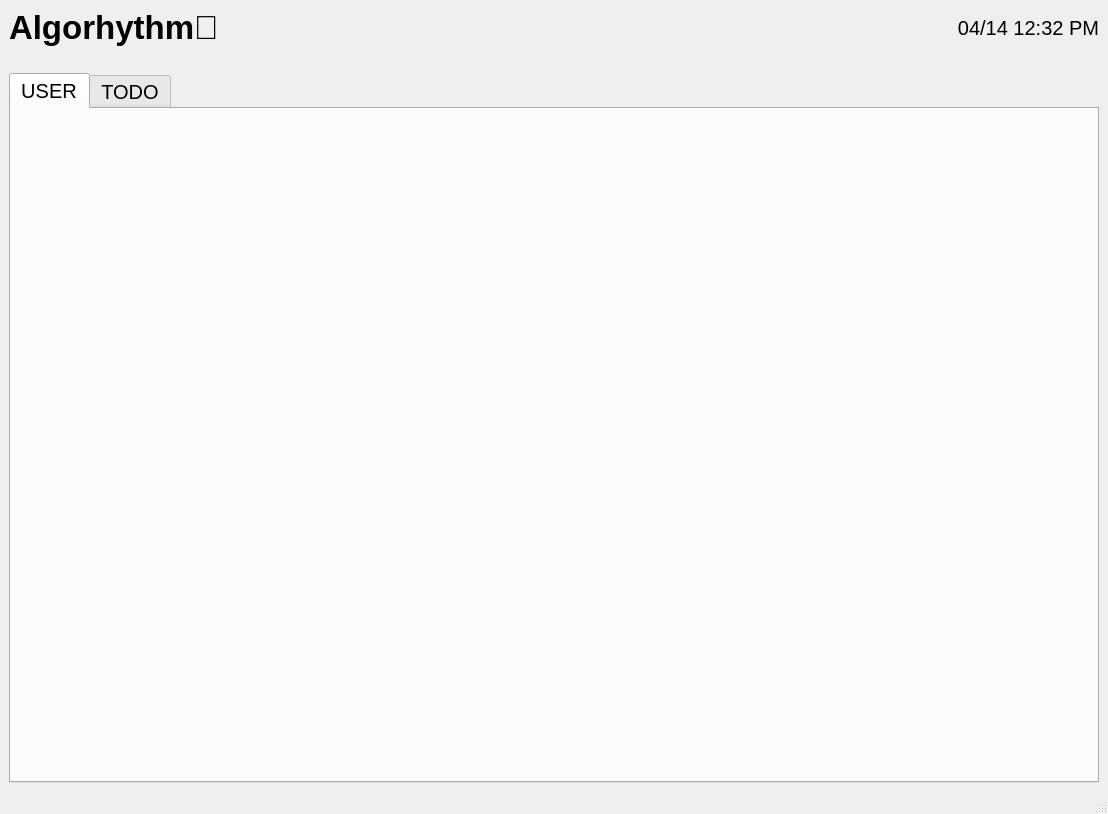
<?xml version="1.0" encoding="UTF-8"?>
<ui version="4.0">
 <class>Algorhythm</class>
 <widget class="QMainWindow" name="Algorhythm">
  <property name="geometry">
   <rect>
    <x>0</x>
    <y>0</y>
    <width>1108</width>
    <height>814</height>
   </rect>
  </property>
  <property name="windowTitle">
   <string>Algorhythm</string>
  </property>
  <widget class="QWidget" name="centralwidget">
   <layout class="QVBoxLayout" name="verticalLayout">
    <item>
     <layout class="QHBoxLayout" name="horizontalLayout">
      <item>
       <widget class="QLabel" name="label_2">
        <property name="font">
         <font>
          <pointsize>25</pointsize>
          <bold>true</bold>
         </font>
        </property>
        <property name="text">
         <string>Algorhythm🍀</string>
        </property>
       </widget>
      </item>
      <item>
       <widget class="QLabel" name="label">
        <property name="font">
         <font>
          <pointsize>15</pointsize>
         </font>
        </property>
        <property name="text">
         <string>04/14 12:32 PM</string>
        </property>
        <property name="alignment">
         <set>Qt::AlignmentFlag::AlignRight|Qt::AlignmentFlag::AlignTrailing|Qt::AlignmentFlag::AlignVCenter</set>
        </property>
        <property name="margin">
         <number>20</number>
        </property>
       </widget>
      </item>
     </layout>
    </item>
    <item>
     <widget class="QWidget" name="widget" native="true">
      <property name="minimumSize">
       <size>
        <width>0</width>
        <height>15</height>
       </size>
      </property>
     </widget>
    </item>
    <item>
     <widget class="QTabWidget" name="tabWidget">
      <property name="font">
       <font>
        <pointsize>15</pointsize>
       </font>
      </property>
      <property name="currentIndex">
       <number>0</number>
      </property>
      <widget class="QWidget" name="USER">
       <attribute name="title">
        <string>USER</string>
       </attribute>
       <layout class="QGridLayout" name="gridLayout">
        <item row="0" column="0">
         <widget class="UserGreeting" name="user_greeting" native="true"/>
        </item>
        <item row="0" column="1">
         <widget class="QWidget" name="user_search" native="true"/>
        </item>
        <item row="1" column="0">
         <widget class="UserChart" name="user_chart" native="true"/>
        </item>
        <item row="1" column="1">
         <widget class="QWidget" name="user_recommend" native="true"/>
        </item>
       </layout>
      </widget>
      <widget class="QWidget" name="TODO">
       <attribute name="title">
        <string>TODO</string>
       </attribute>
       <layout class="QHBoxLayout" name="horizontalLayout_2">
        <item>
         <widget class="QWidget" name="calender_item" native="true">
          <property name="sizePolicy">
           <sizepolicy hsizetype="Preferred" vsizetype="Expanding">
            <horstretch>0</horstretch>
            <verstretch>0</verstretch>
           </sizepolicy>
          </property>
          <layout class="QVBoxLayout" name="verticalLayout_2">
           <item>
            <widget class="QWidget" name="calender" native="true">
             <layout class="QVBoxLayout" name="verticalLayout_3">
              <item>
               <widget class="QCalendarWidget" name="calendarWidget">
                <property name="sizePolicy">
                 <sizepolicy hsizetype="Preferred" vsizetype="Preferred">
                  <horstretch>0</horstretch>
                  <verstretch>0</verstretch>
                 </sizepolicy>
                </property>
               </widget>
              </item>
             </layout>
            </widget>
           </item>
           <item>
            <widget class="QWidget" name="searchtag" native="true">
             <layout class="QVBoxLayout" name="verticalLayout_4">
              <item>
               <widget class="QLabel" name="label_3">
                <property name="font">
                 <font>
                  <family>Noto Sans KR</family>
                  <pointsize>10</pointsize>
                  <bold>true</bold>
                 </font>
                </property>
                <property name="text">
                 <string>태그 검색</string>
                </property>
               </widget>
              </item>
              <item>
               <widget class="QLineEdit" name="tag_input"/>
              </item>
              <item>
               <widget class="QListWidget" name="tag_search_result">
                <property name="alternatingRowColors">
                 <bool>true</bool>
                </property>
               </widget>
              </item>
             </layout>
            </widget>
           </item>
          </layout>
         </widget>
        </item>
        <item>
         <widget class="QWidget" name="todo_item" native="true">
          <property name="sizePolicy">
           <sizepolicy hsizetype="Preferred" vsizetype="Expanding">
            <horstretch>0</horstretch>
            <verstretch>0</verstretch>
           </sizepolicy>
          </property>
          <layout class="QVBoxLayout" name="todoLayout">
           <item>
            <layout class="QHBoxLayout" name="tagInputLayout">
             <item>
              <widget class="QLabel" name="label_today_tag">
               <property name="font">
                <font>
                 <pointsize>14</pointsize>
                 <bold>true</bold>
                </font>
               </property>
               <property name="text">
                <string>오늘의 태그: #</string>
               </property>
              </widget>
             </item>
             <item>
              <widget class="QLineEdit" name="lineEdit_today_tag">
               <property name="font">
                <font>
                 <pointsize>14</pointsize>
                </font>
               </property>
               <property name="placeholderText">
                <string>태그 입력</string>
               </property>
              </widget>
             </item>
             <item>
              <widget class="QPushButton" name="pushButtonAddTag">
               <property name="font">
                <font>
                 <pointsize>11</pointsize>
                </font>
               </property>
               <property name="text">
                <string>✓</string>
               </property>
              </widget>
             </item>
            </layout>
           </item>
           <item>
            <layout class="QVBoxLayout" name="topLayout"/>
           </item>
           <item>
            <layout class="QHBoxLayout" name="inputLayout">
             <item>
              <widget class="QLineEdit" name="lineEditTask">
               <property name="placeholderText">
                <string>할 일 입력</string>
               </property>
              </widget>
             </item>
             <item>
              <widget class="QPushButton" name="pushButtonAdd">
               <property name="text">
                <string>+</string>
               </property>
              </widget>
             </item>
            </layout>
           </item>
           <item>
            <widget class="QListWidget" name="listWidgetTasks"/>
           </item>
           <item>
            <widget class="QPushButton" name="pushButtonExit">
             <property name="styleSheet">
              <string notr="true">font-size: 14pt; font-weight: bold;</string>
             </property>
             <property name="text">
              <string>저장하기</string>
             </property>
            </widget>
           </item>
          </layout>
         </widget>
        </item>
       </layout>
      </widget>
     </widget>
    </item>
   </layout>
  </widget>
  <widget class="QMenuBar" name="menubar">
   <property name="geometry">
    <rect>
     <x>0</x>
     <y>0</y>
     <width>1108</width>
     <height>26</height>
    </rect>
   </property>
  </widget>
  <widget class="QStatusBar" name="statusbar"/>
 </widget>
 <customwidgets>
  <customwidget>
   <class>UserGreeting</class>
   <extends>QWidget</extends>
   <header>usergreeting.h</header>
   <container>1</container>
  </customwidget>
  <customwidget>
   <class>UserChart</class>
   <extends>QWidget</extends>
   <header>userchart.h</header>
   <container>1</container>
  </customwidget>
 </customwidgets>
 <resources/>
 <connections/>
</ui>
